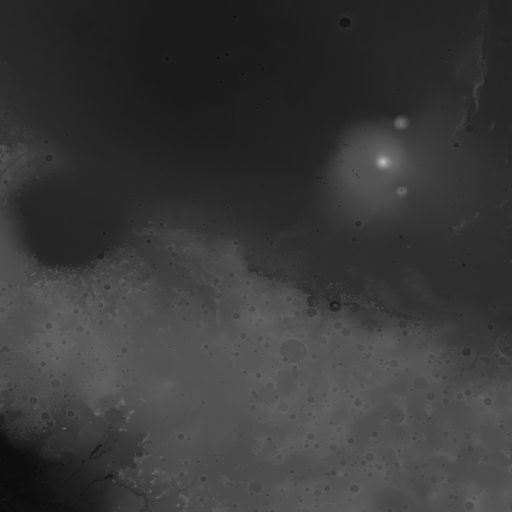
#> input picture mars_mercator_2_512x512.png, 512 x 512 px
$ python input.py
#> lines starting #> are read from the running program, lines starting #| are printed output that depends on the picture; after the words box and inside, x2 and y2 are one past the last pixel; in counts of white or black regions, pixels touching at a corner belong together
import cv2
import numpy as np
print(cv2.__version__)

img = cv2.imread('mars_mercator_2_512x512.png',1)
#> img is the input picture: shape (512, 512, 3); min 4, max 190, mean 57.4
print(len(img))
#| 512
#cv2.imshow('image',img)
#cv2.waitKey(0)
#cv2.destroyAllWindows()
print(np.shape(img))
#| (512, 512, 3)
max=-1
min=300
for i in range(len(img)):
    for j in range(len(img[i])):
        for k in range(3):
            if img[i][j][k]>max:
                max=img[i][j][k]
            if img[i][j][k]<min:
                min=img[i][j][k]
#> after the loop, max = 190; min = 4


for i in range(40,100):
    for j in range(40,100):
        img[i][j]=[155, 100, 155]
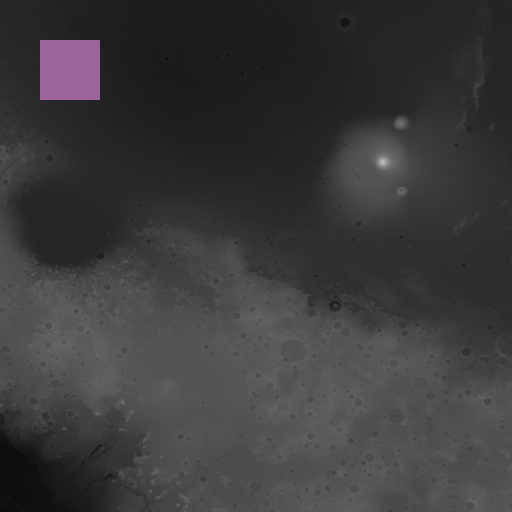
#> img: shape (512, 512, 3); 1.37% of pixels changed, all inside (x1, y1, x2, y2) = (40, 40, 100, 100)

cv2.imshow('image',img)
cv2.waitKey(0)
cv2.destroyAllWindows()
print(img[1][1])
#| [39 39 39]
print('max : ',max)
#| max :  190
print('min : ',min)
#| min :  4


# [14 lines of commented-out code are left out]
